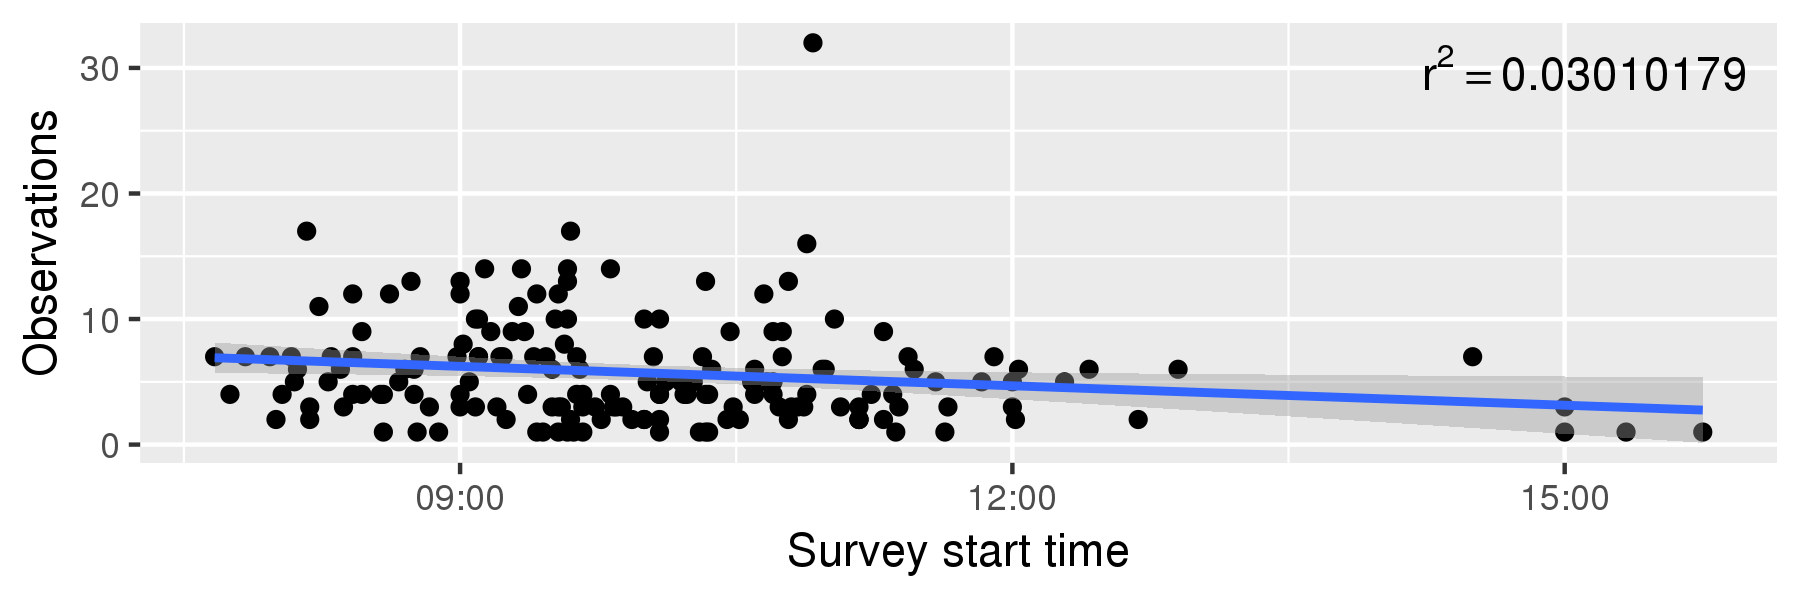

Recreate this plot in R.
#! /usr/bin/env Rscript

# Find the number of birds spotted per group

library(ggplot2)
library(plyr)

filter_5 <- function(df) {
    # @returns only observations of 5 species
    df[
        df$Bird.Species == 'Javan myna' |
        df$Bird.Species == 'Yellow-vented bulbul' |
        df$Bird.Species == 'Olive-backed sunbird' |
        df$Bird.Species == 'Rock pigeon' |
        df$Bird.Species == 'Black-naped oriole'
    , ]
}

df <- read.csv('data.csv')
df <- df[!is.na(df$Bird.Species), ]  # only confident IDs
df <- df[!is.na(df$Distance.Bin), ]  # no flybys or heard-not-seens
df <- filter_5(df)

df$Time.Period <- as.character(df$Time.Period)
# LHS: select values len equals 3, then add a leading '0' to those values
# RHS: select values len equals 3
# operation: replace RHS values by LHS
df$Time.Period[nchar(df$Time.Period) == 3] <- 
    paste('0', df$Time.Period[nchar(df$Time.Period) == 3], sep='')
df$Time.Period <- as.POSIXct(df$Time.Period, format='%H%M')

timeperiod <- function(loc_hash) {
    # returns the timeperiod for the location hash
    rows <- df[df$Location.Hash == loc_hash, ]
    row  <- rows[1, ]
    row$Time.Period
}

obs_per_site <- count(df$Location.Hash)
obs_per_site$x <- as.character(obs_per_site$x)
obs_per_site <- data.frame(obs_per_site)
colnames(obs_per_site) <- c('Location Hash', 'Observations')
hashes <- obs_per_site[, 'Location Hash']
mapping <- sapply(hashes, timeperiod, simplify=FALSE)
mapping <- as.numeric(mapping[hashes])  # numeric vectors of epoch times
timestamps <- as.POSIXct(mapping, origin="1970-01-01")
obs_per_site$Time.Period <- timestamps

lfit <- lm(data=obs_per_site, formula=Observations~Time.Period)
attributes(lfit)
r.2 <- summary(lfit)$r.squared

g <- ggplot(obs_per_site, aes(x=Time.Period, y=Observations)) +
    geom_point() + 
    geom_smooth(method='lm') +
    labs(x='Survey start time') +
    annotate(x=as.POSIXct(1520752000, origin='1970-01-01'), y=30.00,
        'text', label=paste('r^2 == ',r.2), parse=TRUE)

ggsave('06-obs_per_survey_per_timeperiod.png', width=6, height=2)

# sample size
nrow(obs_per_site)
